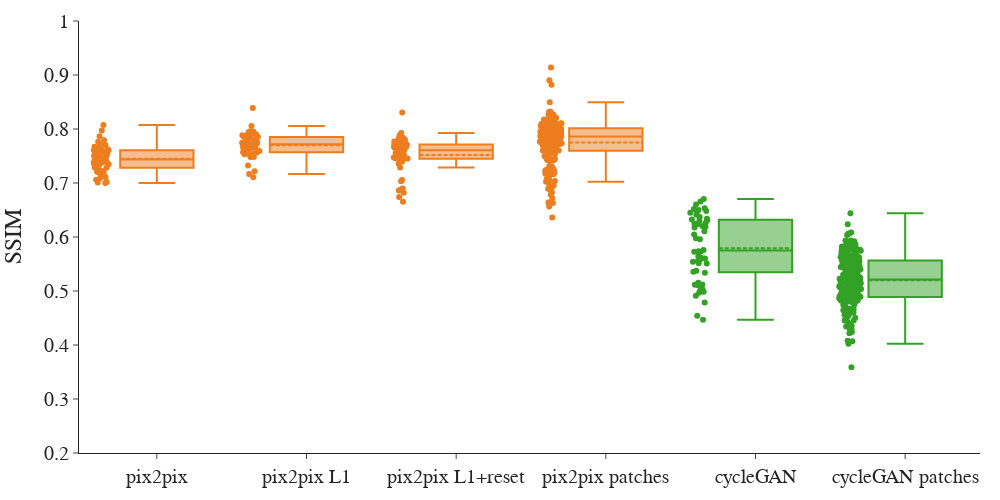
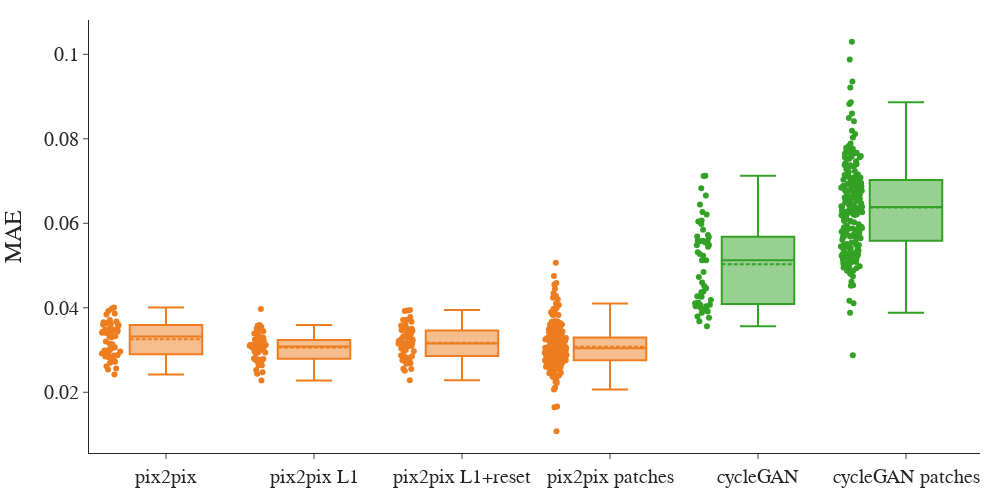
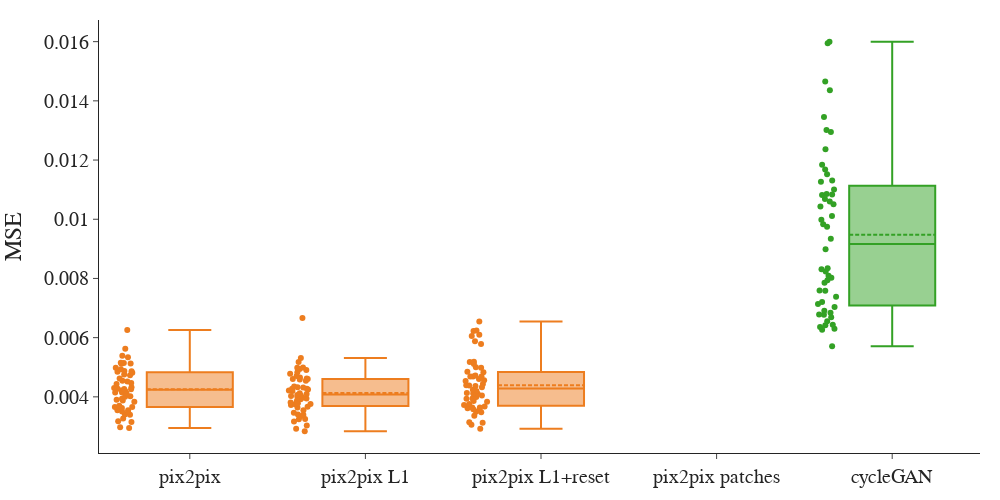
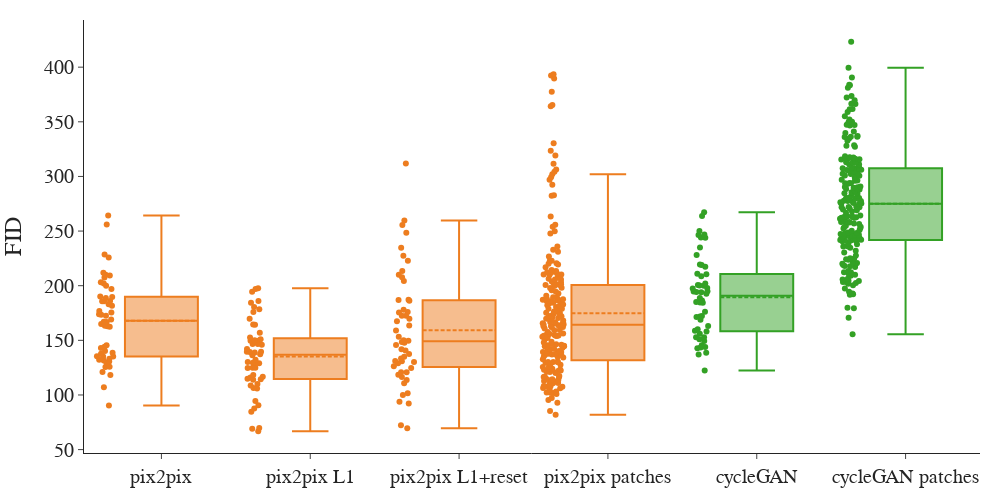

The notebook cell these images were saved under, in order:
### Code cell
def boxplot(df: pd.DataFrame, metric: str, labels:list, export=False) -> None:
    df_plot = df[df.metric == metric]
    # colors = ['#4038E8', '#<3A63F2', '#408ADB', '#3AC4F2', '#30F541', '#3EF595']
    colors = ['#ED7D1F', '#ED7D1F', '#ED7D1F', '#ED7D1F', '#33A125', '#33A125']
    fig = go.Figure()
    for col, name in zip(colors, labels):
        fig.add_trace(go.Box(y=df_plot['value'][df_plot.name == name],
            name=name, marker_color=col, boxmean=True, showlegend=False, boxpoints='all'
        ))
    if metric == 'SSIM':
        fig.update_layout(yaxis_range=[0.2,1])
    fig.update_xaxes(categoryorder='array', categoryarray=labels)
    fig.update_layout(template='simple_white',
                      font_family="Computer Modern",
                      font_size=20,
                      yaxis_title=metric,
                      boxgap=0.3,
                      height=500,
                      width=1000,
                      margin=dict(l=50, r=20, t=20, b=20)
                      )
    fig.show()

    if export:
        fig.write_image(f'../graphics/{metric}.pdf')

for metric in metrics:
    boxplot(df_final, metric, labels=labels, export=True)
